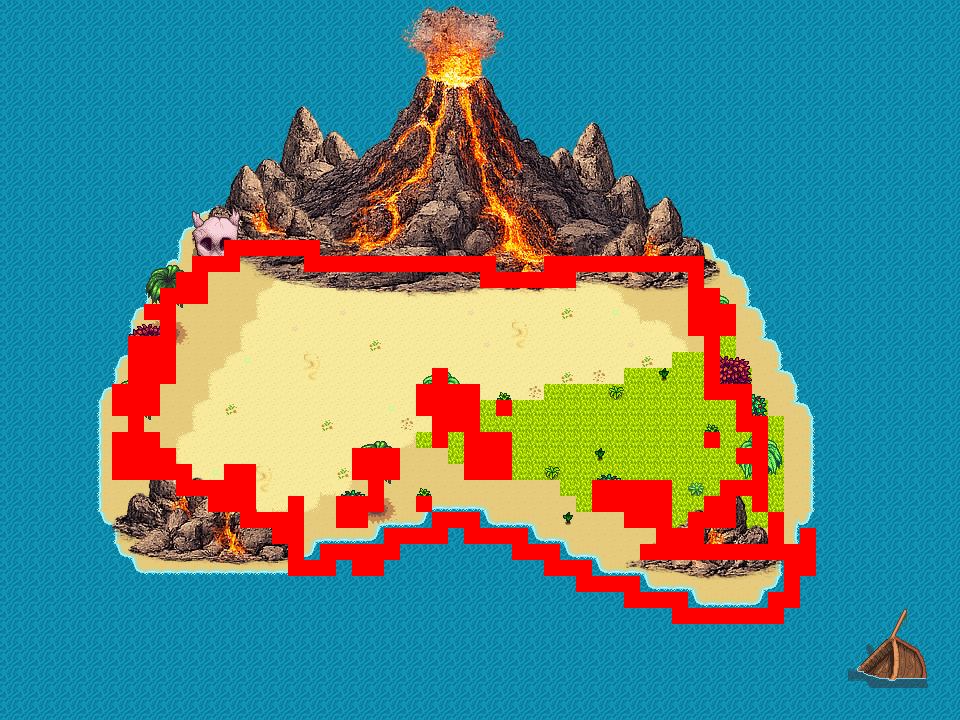

This game map was drawn from its Tiled (.tmx) file and the tilesets committed beside it. A one-line description and the trimmed map source follow:
An orthogonal 60x45 tile map with 16x16 px tiles, 11 tile layers (sea, sand, grass, rocks1, ...), 9 tilesets.

<map version="1.10" tiledversion="1.11.2" orientation="orthogonal" renderorder="right-down" width="60" height="45" tilewidth="16" tileheight="16" infinite="0" nextlayerid="12" nextobjectid="1">
 <tileset firstgid="1" name="beach_main_tileset" tilewidth="16" tileheight="16" tilecount="527" columns="17">
  <image source="../images/tilesets/images/beach_main.png" width="272" height="496" />
 </tileset>
 <tileset firstgid="528" name="bushes_tileset" tilewidth="16" tileheight="16" tilecount="176" columns="8">
  <image source="../images/tilesets/images/bushes.png" width="128" height="352" />
 </tileset>
 <tileset firstgid="704" name="collision" tilewidth="16" tileheight="16" tilecount="1170" columns="39">
  <image source="../images/tilesets/images/collision.jpg" width="626" height="488" />
 </tileset>
 <tileset firstgid="1874" name="desert_tileset" tilewidth="16" tileheight="16" tilecount="437" columns="19">
  <image source="../images/tilesets/images/desert.png" width="304" height="368" />
 </tileset>
 <tileset firstgid="2311" name="island_tileset" tilewidth="16" tileheight="16" tilecount="2336" columns="32">
  <image source="../images/tilesets/images/island.png" width="512" height="1168" />
 </tileset>
 <tileset firstgid="4647" name="rocks1" tilewidth="16" tileheight="16" tilecount="1536" columns="32">
  <image source="../images/tilesets/images/rocks1.PNG" width="512" height="768" />
 </tileset>
 <tileset firstgid="6183" name="trees_tileset" tilewidth="16" tileheight="16" tilecount="1215" columns="27">
  <image source="../images/tilesets/images/trees.png" width="432" height="720" />
 </tileset>
 <tileset firstgid="7398" name="volcano_tileset" tilewidth="16" tileheight="16" tilecount="900" columns="25">
  <image source="../images/tilesets/images/volcano.png" width="400" height="576" />
 </tileset>
 <tileset firstgid="8298" name="volcano_rocks" tilewidth="16" tileheight="16" tilecount="4096" columns="64">
  <image source="../images/tilesets/images/volcano_rocks.PNG" width="1024" height="1024" />
 </tileset>
 <layer id="1" name="sea" width="60" height="45">
  <data>[2700 cells, 2700 non-empty, 1 distinct tile ids]</data>
 </layer>
 <layer id="2" name="sand" width="60" height="45">
  <data>[2700 cells, 985 non-empty, 14 distinct tile ids]</data>
 </layer>
 <layer id="6" name="grass" width="60" height="45">
  <data>[2700 cells, 170 non-empty, 1 distinct tile ids]</data>
 </layer>
 <layer id="5" name="rocks1" width="60" height="45">
  <data>[2700 cells, 412 non-empty, 236 distinct tile ids]</data>
 </layer>
 <layer id="3" name="volcano" width="60" height="45">
  <data>[2700 cells, 486 non-empty, 486 distinct tile ids]</data>
 </layer>
 <layer id="4" name="rocks" width="60" height="45">
  <data>[2700 cells, 318 non-empty, 178 distinct tile ids]</data>
 </layer>
 <layer id="7" name="things" width="60" height="45">
  <data>[2700 cells, 20 non-empty, 20 distinct tile ids]</data>
 </layer>
 <layer id="8" name="plants" width="60" height="45">
  <data>[2700 cells, 116 non-empty, 53 distinct tile ids]</data>
 </layer>
 <layer id="9" name="plants1" width="60" height="45">
  <data>[2700 cells, 57 non-empty, 24 distinct tile ids]</data>
 </layer>
 <layer id="10" name="plants2" width="60" height="45">
  <data>[2700 cells, 56 non-empty, 38 distinct tile ids]</data>
 </layer>
 <layer id="11" name="collision" width="60" height="45">
  <data>[2700 cells, 236 non-empty, 1 distinct tile ids]</data>
 </layer>
</map>
